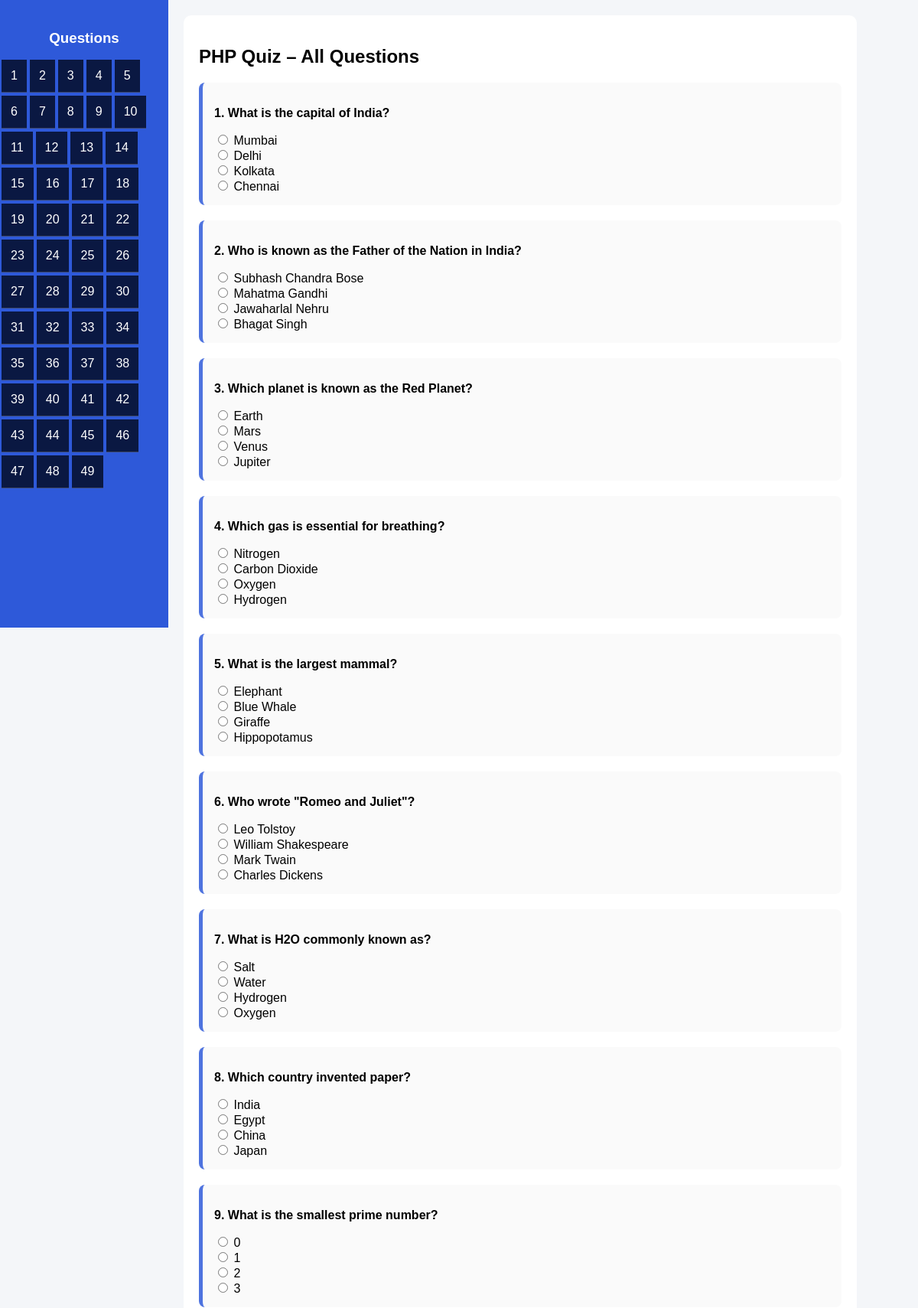
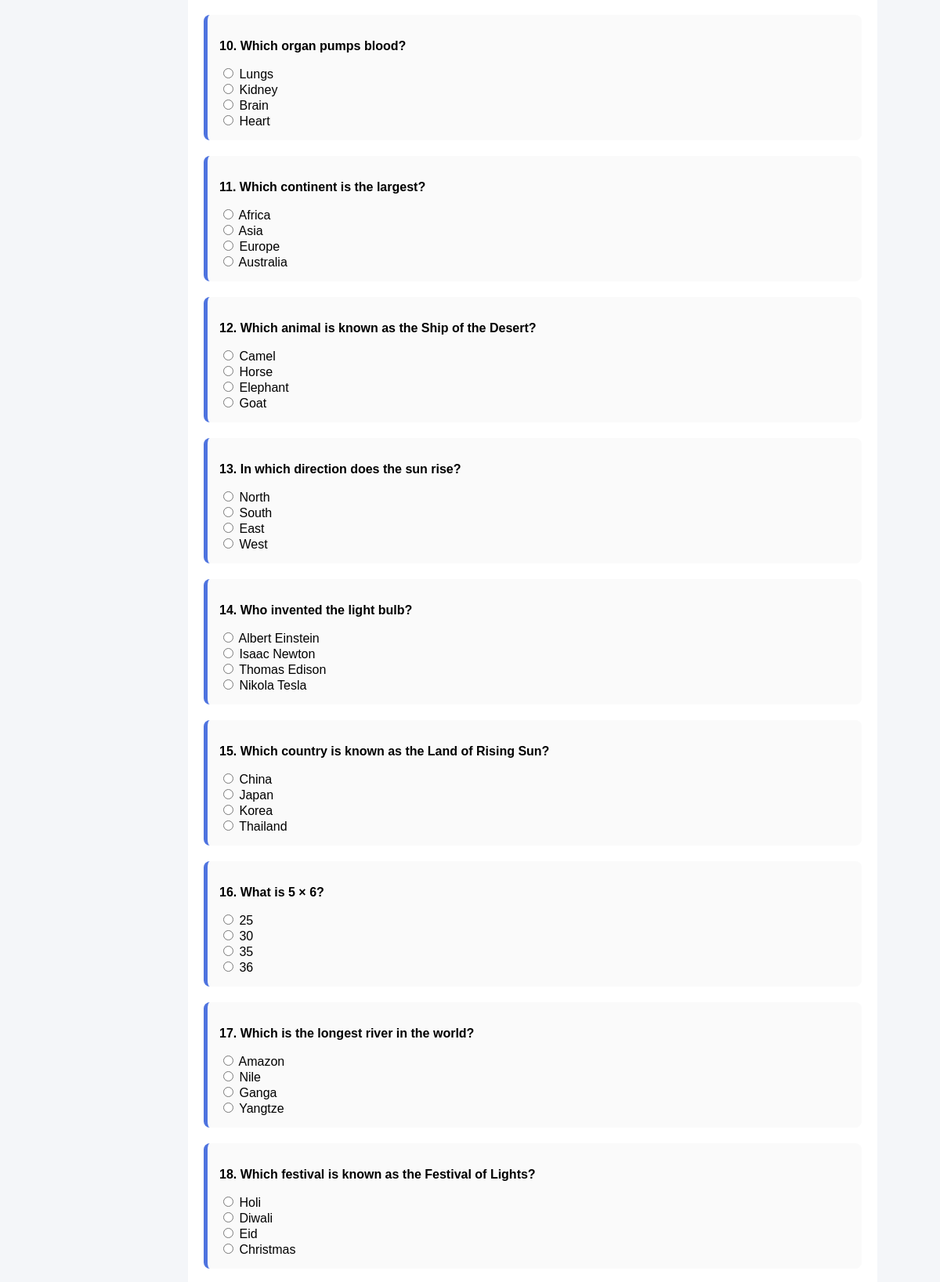
The page / (upper part) on the database its author committed (2 pictures, top to bottom).
### tables this page shows
CREATE TABLE questions (
    id INT AUTO_INCREMENT PRIMARY KEY,
    question TEXT NOT NULL,
    option1 VARCHAR(255),
    option2 VARCHAR(255),
    option3 VARCHAR(255),
    option4 VARCHAR(255),
    correct_option INT NOT NULL
);

### index.php (the view, shortened to what this page needs)
<?php include 'db.php'; ?>
<!DOCTYPE html>
<html>
<head>
</head>
<body>
<div class="sidebar">
    <h3>Questions</h3>
    <?php
    $nav = $conn->query("SELECT id FROM questions");
    $i = 1;
    while($q = $nav->fetch_assoc()){
        echo '<a href="#q'.$q['id'].'" id="nav'.$q['id'].'">'.$i.'</a>';
        $i++;
    }
    ?>
</div>
<div class="container">
<h2>PHP Quiz – All Questions</h2>
<form action="submit.php" method="post">
<?php
$q = $conn->query("SELECT * FROM questions");
while($row = $q->fetch_assoc()){
?>
<div class="question-box" id="q<?= $row['id'] ?>">
  <p><b><?= $row['id'] ?>. <?= $row['question'] ?></b></p>
  <label><input type="radio" name="answer[<?= $row['id'] ?>]" value="1"> <?= $row['option1'] ?></label><br>
  <label><input type="radio" name="answer[<?= $row['id'] ?>]" value="2"> <?= $row['option2'] ?></label><br>
  <label><input type="radio" name="answer[<?= $row['id'] ?>]" value="3"> <?= $row['option3'] ?></label><br>
  <label><input type="radio" name="answer[<?= $row['id'] ?>]" value="4"> <?= $row['option4'] ?></label><br>
</div>
<?php } ?>
</form>
</div>
</body>
</html>

### index.php (style rules this page uses)
body { font-family: Arial; background: #f4f6f9; margin: 0; padding: 0; display: flex; }
.sidebar { width: 220px; background: #2e59d9; height: 100vh; padding-top: 20px; position: fixed; top: 0; left: 0; overflow-y: auto; }
.sidebar h3 { text-align: center; color: #fff; margin-bottom: 15px; }
.sidebar a { display: inline-block; padding: 12px; color: white; text-decoration: none; border-bottom: 1px solid rgba(255,255,255,0.2); transition: 0.3s; background: #0a1842ff; margin : 2px; }
.container { margin-left: 240px; width: 70%; background: #fff; padding: 20px; margin-top: 20px; border-radius: 10px; }
.question-box { padding: 15px; margin-bottom: 20px; border-left: 5px solid #4e73df; background: #fafafa; border-radius: 8px; }

### rows shown on the page
questions: id "1", question "What is the capital of India?", option1 "Mumbai", option2 "Delhi", option3 "Kolkata", option4 "Chennai"
questions: id "2", question "Who is known as the Father of the Nation in India?", option1 "Subhash Chandra Bose", option2 "Mahatma Gandhi", option3 "Jawaharlal Nehru", option4 "Bhagat Singh"
questions: id "3", question "Which planet is known as the Red Planet?", option1 "Earth", option2 "Mars", option3 "Venus", option4 "Jupiter"
questions: id "4", question "Which gas is essential for breathing?", option1 "Nitrogen", option2 "Carbon Dioxide", option3 "Oxygen", option4 "Hydrogen"
questions: id "5", question "What is the largest mammal?", option1 "Elephant", option2 "Blue Whale", option3 "Giraffe", option4 "Hippopotamus"
questions: id "6", question "Who wrote \"Romeo and Juliet\"?", option1 "Leo Tolstoy", option2 "William Shakespeare", option3 "Mark Twain", option4 "Charles Dickens"
questions: id "7", question "What is H2O commonly known as?", option1 "Salt", option2 "Water", option3 "Hydrogen", option4 "Oxygen"
questions: id "8", question "Which country invented paper?", option1 "India", option2 "Egypt", option3 "China", option4 "Japan"
questions: id "9", question "What is the smallest prime number?", option1 "0", option2 "1", option3 "2", option4 "3"
questions: id "10", question "Which organ pumps blood?", option1 "Lungs", option2 "Kidney", option3 "Brain", option4 "Heart"
questions: id "11", question "Which continent is the largest?", option1 "Africa", option2 "Asia", option3 "Europe", option4 "Australia"
questions: id "12", question "Which animal is known as the Ship of the Desert?", option1 "Camel", option2 "Horse", option3 "Elephant", option4 "Goat"
questions: id "13", question "In which direction does the sun rise?", option1 "North", option2 "South", option3 "East", option4 "West"
questions: id "14", question "Who invented the light bulb?", option1 "Albert Einstein", option2 "Isaac Newton", option3 "Thomas Edison", option4 "Nikola Tesla"
questions: id "15", question "Which country is known as the Land of Rising Sun?", option1 "China", option2 "Japan", option3 "Korea", option4 "Thailand"
questions: id "16", question "What is 5 × 6?", option1 "25", option2 "30", option3 "35", option4 "36"
questions: id "17", question "Which is the longest river in the world?", option1 "Amazon", option2 "Nile", option3 "Ganga", option4 "Yangtze"
questions: id "18", question "Which festival is known as the Festival of Lights?", option1 "Holi", option2 "Diwali", option3 "Eid", option4 "Christmas"
